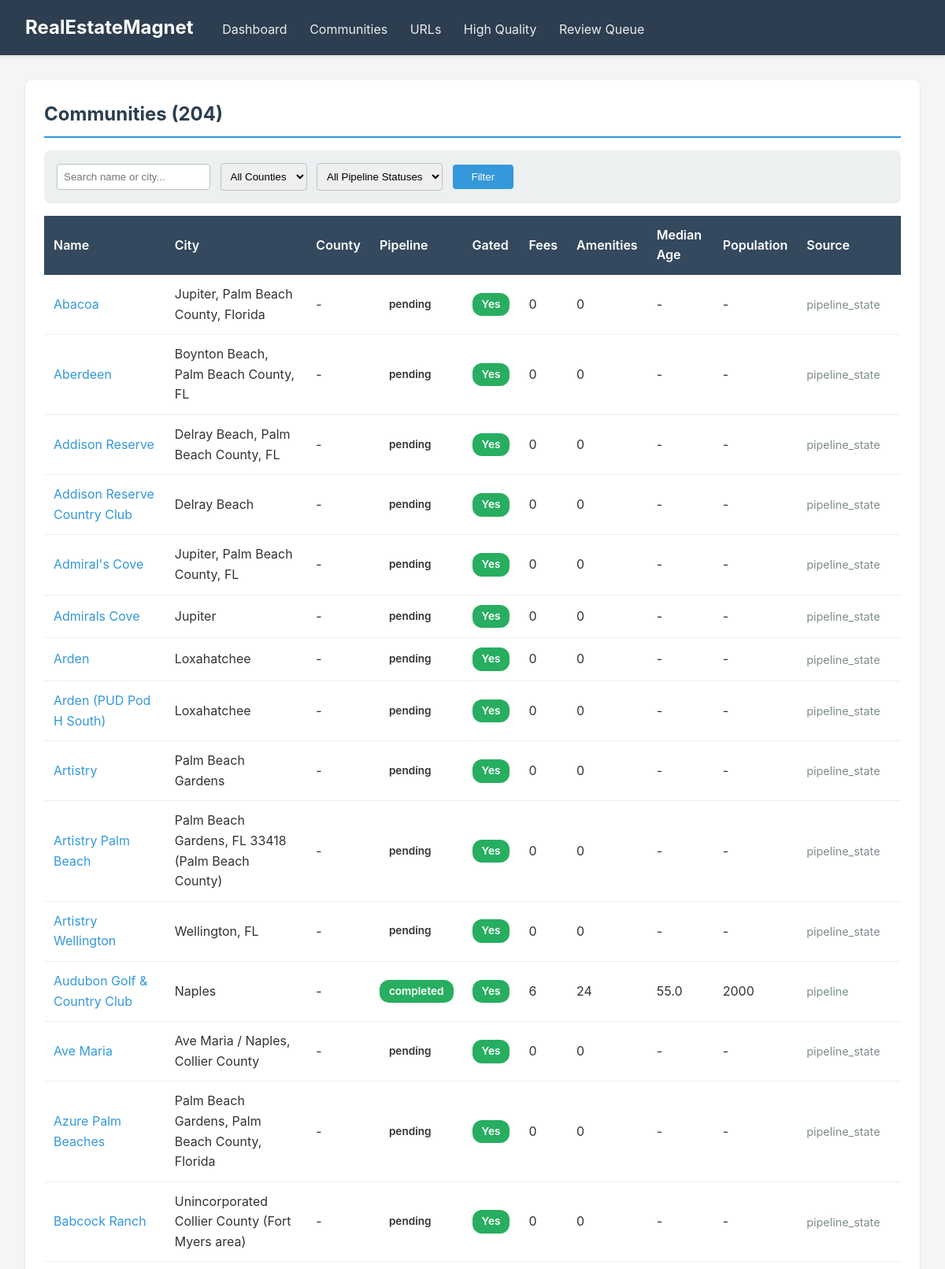
/communities (upper part), run on the app's committed database.
### modules/community/database.py (models this page shows, shortened)
class Base(DeclarativeBase):
    pass

class CommunityRow(Base):
    __tablename__ = "communities"
    id = Column(String(36), primary_key=True, default=lambda: str(uuid.uuid4()))
    name = Column(String(255), nullable=False, index=True)
    slug = Column(String(255), unique=True, nullable=False, index=True)
    county_fips = Column(String(10), index=True)
    city = Column(String(100), index=True)
    hoa_name = Column(String(255))
    cdd_name = Column(String(255))
    is_gated = Column(Boolean, default=True, index=True)
    latitude = Column(Float)
    longitude = Column(Float)
    overview = Column(Text)
    notes = Column(Text)
    data_source = Column(String(50), default="file_store")
    created_at = Column(DateTime, default=lambda: datetime.now(timezone.utc))
    updated_at = Column(DateTime, default=lambda: datetime.now(timezone.utc), onupdate=lambda: datetime.now(timezone.utc))
    fees = relationship("FeeRow", back_populates="community", cascade="all, delete-orphan")
    amenities = relationship("AmenityRow", back_populates="community", cascade="all, delete-orphan")
    demographics_entries = relationship("DemographicsRow", back_populates="community", cascade="all, delete-orphan")
    proximity_entries = relationship("ProximityRow", back_populates="community", cascade="all, delete-orphan")

### modules/web/viewer.py (the view)
@app.get("/communities", response_class=HTMLResponse)
async def communities_list(
    request: Request,
    search: Optional[str] = None,
    county: Optional[str] = None,
    status: Optional[str] = None,
):
    conn = get_db()
    cursor = conn.cursor()
    has_pipeline = True
    try:
        cursor.execute("SELECT 1 FROM community_pipeline_status LIMIT 1")
    except sqlite3.OperationalError:
        has_pipeline = False
    pipeline_select = "ps.status as pipeline_status" if has_pipeline else "NULL as pipeline_status"
    pipeline_join = (
        "LEFT JOIN community_pipeline_status ps ON c.slug = ps.community_slug"
        if has_pipeline
        else ""
    )
    query = f"""
        SELECT
            c.slug, c.name, c.city, c.county_fips, c.is_gated,
            c.data_source, c.created_at,
            COUNT(DISTINCT f.id) as fee_count,
            COUNT(DISTINCT a.id) as amenity_count,
            d.median_age, d.population,
            {pipeline_select}
        FROM communities c
        LEFT JOIN community_fees f ON c.slug = f.community_slug
        LEFT JOIN community_amenities a ON c.slug = a.community_slug
        LEFT JOIN community_demographics d ON c.slug = d.community_slug
        {pipeline_join}
    """
    params = []
    conditions = []
    if search:
        conditions.append("(c.name LIKE ? OR c.city LIKE ?)")
        params.extend([f"%{search}%", f"%{search}%"])
    if county:
        conditions.append("c.county_fips = ?")
        params.append(county)
    if status and has_pipeline:
        conditions.append("ps.status = ?")
        params.append(status)
    if conditions:
        query += " WHERE " + " AND ".join(conditions)
    query += " GROUP BY c.slug ORDER BY c.name"
    cursor.execute(query, params)
    communities = cursor.fetchall()
    cursor.execute("SELECT DISTINCT county_fips FROM communities WHERE county_fips IS NOT NULL ORDER BY county_fips")
    counties = [row[0] for row in cursor.fetchall()]
    pipeline_statuses = []
    if has_pipeline:
        cursor.execute(
            "SELECT DISTINCT status FROM community_pipeline_status ORDER BY status"
        )
        pipeline_statuses = [row[0] for row in cursor.fetchall()]
    conn.close()
    return templates.TemplateResponse(
        request,
        name="communities.html",
        context={
            "communities": communities,
            "counties": counties,
            "search": search,
            "county": county,
            "status": status,
            "pipeline_statuses": pipeline_statuses,
        }
    )

### modules/web/templates/communities.html (shortened to what this page needs)
{% extends "base.html" %}
{% block content %}
<div class="card">
    <h2>Communities ({{ communities|length }})</h2>
    <form method="get" class="filter-form">
        <input type="text" name="search" value="{{ search or '' }}" placeholder="Search name or city...">
        <select name="county">
            <option value="">All Counties</option>
        </select>
        <select name="status">
            <option value="">All Pipeline Statuses</option>
        </select>
        <button type="submit">Filter</button>
    </form>
    <table>
        <thead>
            <tr>
                <th>Name</th>
                <th>City</th>
                <th>County</th>
                <th>Pipeline</th>
                <th>Gated</th>
                <th>Fees</th>
                <th>Amenities</th>
                <th>Median Age</th>
                <th>Population</th>
                <th>Source</th>
            </tr>
        </thead>
        <tbody>
            {% for community in communities %}
            <tr>
                <td><a href="/communities/{{ community.slug }}">{{ community.name }}</a></td>
                <td>{{ community.city or '-' }}</td>
                <td>{{ community.county_fips or '-' }}</td>
                <td>
                    {% set pstatus = community.pipeline_status %}
                    {% if pstatus == 'completed' %}
                    <span class="badge badge-success">{{ pstatus }}</span>
                    {% elif pstatus == 'processing' %}
                    <span class="badge badge-info">{{ pstatus }}</span>
                    {% elif pstatus == 'partial' %}
                    <span class="badge badge-warning">{{ pstatus }}</span>
                    {% elif pstatus == 'failed' %}
                    <span class="badge badge-danger">{{ pstatus }}</span>
                    {% elif pstatus %}
                    <span class="badge">{{ pstatus }}</span>
                    {% else %}
                    -
                    {% endif %}
                </td>
                <td>
                    {% if community.is_gated %}
                    <span class="badge badge-success">Yes</span>
                    {% else %}
                    <span class="badge badge-warning">No</span>
                    {% endif %}
                </td>
                <td>{{ community.fee_count }}</td>
                <td>{{ community.amenity_count }}</td>
                <td>{{ community.median_age or '-' }}</td>
                <td>{{ community.population or '-' }}</td>
                <td class="text-muted text-small">{{ community.data_source }}</td>
            </tr>
            {% endfor %}
        </tbody>
    </table>
</div>
{% endblock %}

### modules/web/templates/base.html (style rules this page uses)
* { margin: 0; padding: 0; box-sizing: border-box; }
body { font-family: -apple-system, BlinkMacSystemFont, 'Segoe UI', Roboto, Oxygen, Ubuntu, Cantarell, sans-serif; background: #f5f5f5; color: #333; line-height: 1.6; }
.card { background: white; border-radius: 8px; padding: 1.5rem; margin-bottom: 1.5rem; box-shadow: 0 1px 3px rgba(0,0,0,0.1); }
.card h2 { color: #2c3e50; margin-bottom: 1rem; border-bottom: 2px solid #3498db; padding-bottom: 0.5rem; }
table { width: 100%; border-collapse: collapse; margin-top: 1rem; }
th { background: #34495e; color: white; padding: 0.75rem; text-align: left; font-weight: 600; }
td { padding: 0.75rem; border-bottom: 1px solid #ecf0f1; }
a { color: #3498db; text-decoration: none; }
.badge { display: inline-block; padding: 0.25rem 0.75rem; border-radius: 12px; font-size: 0.85rem; font-weight: 600; }
.badge-success { background: #27ae60; color: white; }
.filter-form { background: #ecf0f1; padding: 1rem; border-radius: 8px; margin-bottom: 1rem; }
.filter-form input, .filter-form select { padding: 0.5rem; margin-right: 0.5rem; border: 1px solid #bdc3c7; border-radius: 4px; }
.filter-form button { background: #3498db; color: white; border: none; padding: 0.5rem 1.5rem; border-radius: 4px; cursor: pointer; }
.text-muted { color: #7f8c8d; }
.text-small { font-size: 0.9rem; }

### data on the page
CommunityRow: name "Abacoa", city "Jupiter, Palm Beach County, Florida", county_fips "-", pstatus "pending", shows "Yes", fee_count "0", amenity_count "0", median_age "-", population "-", data_source "pipeline_state"
CommunityRow: name "Aberdeen", city "Boynton Beach, Palm Beach County, FL", county_fips "-", pstatus "pending", shows "Yes", fee_count "0", amenity_count "0", median_age "-", population "-", data_source "pipeline_state"
CommunityRow: name "Addison Reserve", city "Delray Beach, Palm Beach County, FL", county_fips "-", pstatus "pending", shows "Yes", fee_count "0", amenity_count "0", median_age "-", population "-", data_source "pipeline_state"
CommunityRow: name "Addison Reserve Country Club", city "Delray Beach", county_fips "-", pstatus "pending", shows "Yes", fee_count "0", amenity_count "0", median_age "-", population "-", data_source "pipeline_state"
CommunityRow: name "Admiral's Cove", city "Jupiter, Palm Beach County, FL", county_fips "-", pstatus "pending", shows "Yes", fee_count "0", amenity_count "0", median_age "-", population "-", data_source "pipeline_state"
CommunityRow: name "Admirals Cove", city "Jupiter", county_fips "-", pstatus "pending", shows "Yes", fee_count "0", amenity_count "0", median_age "-", population "-", data_source "pipeline_state"
CommunityRow: name "Arden", city "Loxahatchee", county_fips "-", pstatus "pending", shows "Yes", fee_count "0", amenity_count "0", median_age "-", population "-", data_source "pipeline_state"
CommunityRow: name "Arden (PUD Pod H South)", city "Loxahatchee", county_fips "-", pstatus "pending", shows "Yes", fee_count "0", amenity_count "0", median_age "-", population "-", data_source "pipeline_state"
CommunityRow: name "Artistry", city "Palm Beach Gardens", county_fips "-", pstatus "pending", shows "Yes", fee_count "0", amenity_count "0", median_age "-", population "-", data_source "pipeline_state"
CommunityRow: name "Artistry Palm Beach", city "Palm Beach Gardens, FL 33418 (Palm Beach County)", county_fips "-", pstatus "pending", shows "Yes", fee_count "0", amenity_count "0", median_age "-", population "-", data_source "pipeline_state"
CommunityRow: name "Artistry Wellington", city "Wellington, FL", county_fips "-", pstatus "pending", shows "Yes", fee_count "0", amenity_count "0", median_age "-", population "-", data_source "pipeline_state"
CommunityRow: name "Audubon Golf & Country Club", city "Naples", county_fips "-", pstatus "completed", shows "Yes", fee_count "6", amenity_count "24", median_age "55.0", population "2000", data_source "pipeline"
CommunityRow: name "Ave Maria", city "Ave Maria / Naples, Collier County", county_fips "-", pstatus "pending", shows "Yes", fee_count "0", amenity_count "0", median_age "-", population "-", data_source "pipeline_state"
CommunityRow: name "Azure Palm Beaches", city "Palm Beach Gardens, Palm Beach County, Florida", county_fips "-", pstatus "pending", shows "Yes", fee_count "0", amenity_count "0", median_age "-", population "-", data_source "pipeline_state"
CommunityRow: name "Babcock Ranch", city "Unincorporated Collier County (Fort Myers area)", county_fips "-", pstatus "pending", shows "Yes", fee_count "0", amenity_count "0", median_age "-", population "-", data_source "pipeline_state"

### other printed values
{{ communities|length }} "204"
